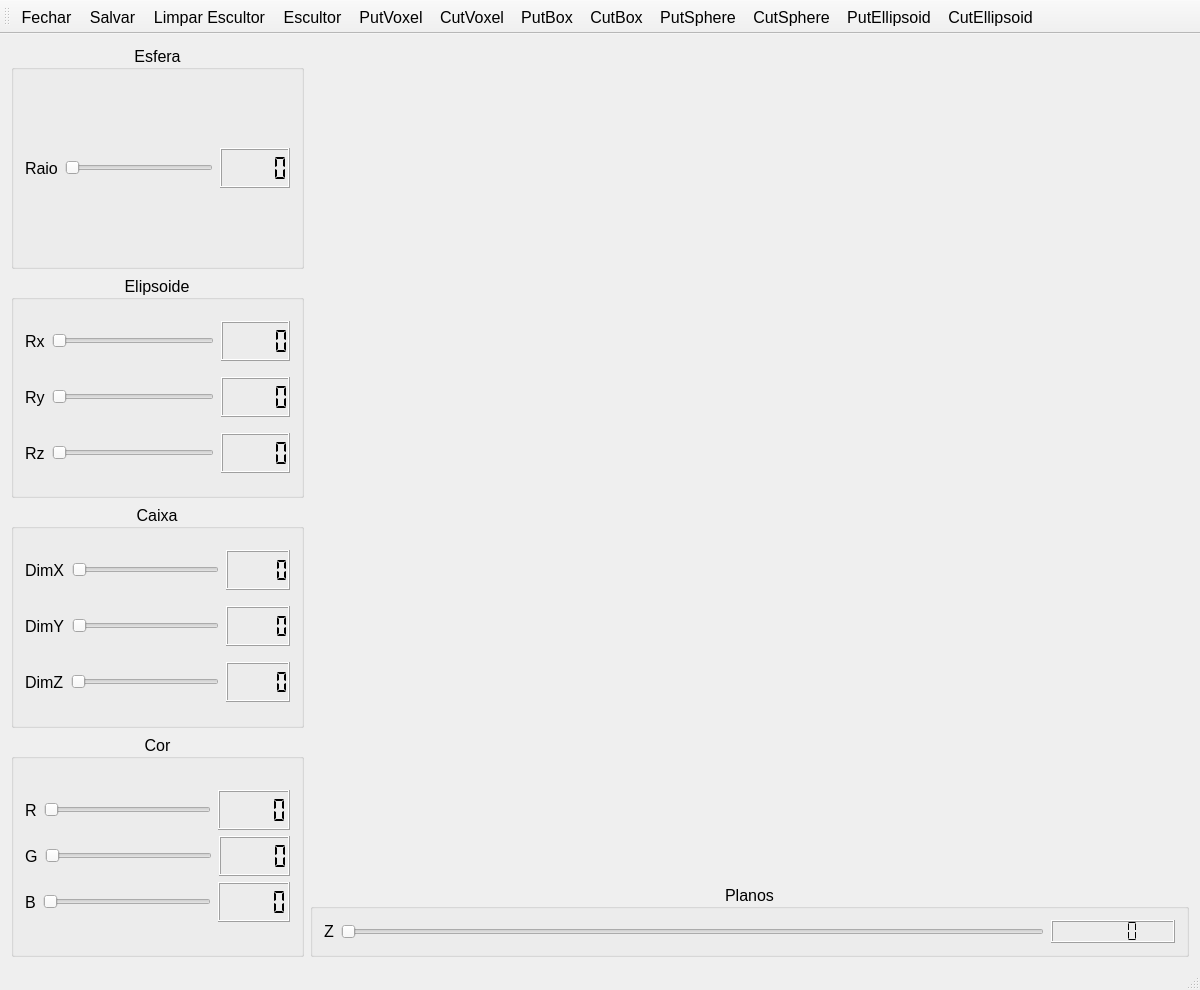
<?xml version="1.0" encoding="UTF-8"?>
<ui version="4.0">
 <class>MainWindow</class>
 <widget class="QMainWindow" name="MainWindow">
  <property name="geometry">
   <rect>
    <x>0</x>
    <y>0</y>
    <width>1200</width>
    <height>990</height>
   </rect>
  </property>
  <property name="sizePolicy">
   <sizepolicy hsizetype="Preferred" vsizetype="Preferred">
    <horstretch>0</horstretch>
    <verstretch>0</verstretch>
   </sizepolicy>
  </property>
  <property name="maximumSize">
   <size>
    <width>16777215</width>
    <height>16777215</height>
   </size>
  </property>
  <property name="contextMenuPolicy">
   <enum>Qt::DefaultContextMenu</enum>
  </property>
  <property name="windowTitle">
   <string>MainWindow</string>
  </property>
  <property name="layoutDirection">
   <enum>Qt::LeftToRight</enum>
  </property>
  <widget class="QWidget" name="centralWidget">
   <property name="maximumSize">
    <size>
     <width>1300</width>
     <height>990</height>
    </size>
   </property>
   <layout class="QHBoxLayout" name="horizontalLayout_8" stretch="25,75">
    <property name="sizeConstraint">
     <enum>QLayout::SetDefaultConstraint</enum>
    </property>
    <item>
     <layout class="QVBoxLayout" name="verticalLayout_8">
      <item>
       <widget class="QGroupBox" name="groupBoxEsfera">
        <property name="font">
         <font>
          <pointsize>12</pointsize>
         </font>
        </property>
        <property name="title">
         <string>Esfera</string>
        </property>
        <property name="alignment">
         <set>Qt::AlignCenter</set>
        </property>
        <property name="flat">
         <bool>false</bool>
        </property>
        <layout class="QVBoxLayout" name="verticalLayout" stretch="0">
         <property name="spacing">
          <number>6</number>
         </property>
         <property name="sizeConstraint">
          <enum>QLayout::SetNoConstraint</enum>
         </property>
         <property name="topMargin">
          <number>50</number>
         </property>
         <property name="bottomMargin">
          <number>50</number>
         </property>
         <item>
          <layout class="QHBoxLayout" name="horizontalLayout" stretch="0,68,32">
           <property name="spacing">
            <number>7</number>
           </property>
           <property name="leftMargin">
            <number>0</number>
           </property>
           <property name="topMargin">
            <number>10</number>
           </property>
           <property name="bottomMargin">
            <number>10</number>
           </property>
           <item>
            <widget class="QLabel" name="label">
             <property name="text">
              <string>Raio</string>
             </property>
            </widget>
           </item>
           <item>
            <widget class="QSlider" name="horizontalRaioEsfera">
             <property name="orientation">
              <enum>Qt::Horizontal</enum>
             </property>
            </widget>
           </item>
           <item>
            <widget class="QLCDNumber" name="lcdNumberRaioEsfera">
             <property name="maximumSize">
              <size>
               <width>80</width>
               <height>40</height>
              </size>
             </property>
             <property name="segmentStyle">
              <enum>QLCDNumber::Flat</enum>
             </property>
            </widget>
           </item>
          </layout>
         </item>
        </layout>
       </widget>
      </item>
      <item>
       <widget class="QGroupBox" name="groupBoxEllipsoid">
        <property name="font">
         <font>
          <pointsize>12</pointsize>
         </font>
        </property>
        <property name="title">
         <string>Elipsoide</string>
        </property>
        <property name="alignment">
         <set>Qt::AlignCenter</set>
        </property>
        <property name="flat">
         <bool>false</bool>
        </property>
        <layout class="QVBoxLayout" name="verticalLayout_2">
         <item>
          <layout class="QHBoxLayout" name="horizontalLayout_2" stretch="0,70,30">
           <property name="spacing">
            <number>7</number>
           </property>
           <item>
            <widget class="QLabel" name="label_2">
             <property name="text">
              <string>Rx</string>
             </property>
            </widget>
           </item>
           <item>
            <widget class="QSlider" name="horizontalRaioXEllipsoid">
             <property name="orientation">
              <enum>Qt::Horizontal</enum>
             </property>
            </widget>
           </item>
           <item>
            <widget class="QLCDNumber" name="lcdNumberRaioXElipse">
             <property name="maximumSize">
              <size>
               <width>80</width>
               <height>40</height>
              </size>
             </property>
             <property name="segmentStyle">
              <enum>QLCDNumber::Flat</enum>
             </property>
            </widget>
           </item>
          </layout>
         </item>
         <item>
          <layout class="QHBoxLayout" name="horizontalLayout_4" stretch="0,70,30">
           <property name="spacing">
            <number>7</number>
           </property>
           <item>
            <widget class="QLabel" name="label_4">
             <property name="text">
              <string>Ry</string>
             </property>
            </widget>
           </item>
           <item>
            <widget class="QSlider" name="horizontalRaioYEllipsoid">
             <property name="orientation">
              <enum>Qt::Horizontal</enum>
             </property>
            </widget>
           </item>
           <item>
            <widget class="QLCDNumber" name="lcdNumberRaioYElipse">
             <property name="maximumSize">
              <size>
               <width>80</width>
               <height>40</height>
              </size>
             </property>
             <property name="segmentStyle">
              <enum>QLCDNumber::Flat</enum>
             </property>
            </widget>
           </item>
          </layout>
         </item>
         <item>
          <layout class="QHBoxLayout" name="horizontalLayout_3" stretch="0,70,30">
           <property name="spacing">
            <number>7</number>
           </property>
           <item>
            <widget class="QLabel" name="label_3">
             <property name="text">
              <string>Rz</string>
             </property>
            </widget>
           </item>
           <item>
            <widget class="QSlider" name="horizontalRaioZEllipsoid">
             <property name="orientation">
              <enum>Qt::Horizontal</enum>
             </property>
            </widget>
           </item>
           <item>
            <widget class="QLCDNumber" name="lcdNumberRaioZElipse">
             <property name="maximumSize">
              <size>
               <width>80</width>
               <height>40</height>
              </size>
             </property>
             <property name="segmentStyle">
              <enum>QLCDNumber::Flat</enum>
             </property>
            </widget>
           </item>
          </layout>
         </item>
        </layout>
       </widget>
      </item>
      <item>
       <widget class="QGroupBox" name="groupBoxCaixa">
        <property name="font">
         <font>
          <pointsize>12</pointsize>
         </font>
        </property>
        <property name="title">
         <string>Caixa</string>
        </property>
        <property name="alignment">
         <set>Qt::AlignCenter</set>
        </property>
        <property name="flat">
         <bool>false</bool>
        </property>
        <layout class="QVBoxLayout" name="verticalLayout_3">
         <item>
          <layout class="QHBoxLayout" name="horizontalLayout_5" stretch="0,70,30">
           <property name="spacing">
            <number>7</number>
           </property>
           <item>
            <widget class="QLabel" name="label_5">
             <property name="text">
              <string>DimX</string>
             </property>
            </widget>
           </item>
           <item>
            <widget class="QSlider" name="horizontalDimXCaixa">
             <property name="orientation">
              <enum>Qt::Horizontal</enum>
             </property>
            </widget>
           </item>
           <item>
            <widget class="QLCDNumber" name="lcdNumberDimXCaixa">
             <property name="maximumSize">
              <size>
               <width>80</width>
               <height>40</height>
              </size>
             </property>
             <property name="segmentStyle">
              <enum>QLCDNumber::Flat</enum>
             </property>
            </widget>
           </item>
          </layout>
         </item>
         <item>
          <layout class="QHBoxLayout" name="horizontalLayout_6" stretch="0,70,30">
           <property name="spacing">
            <number>7</number>
           </property>
           <item>
            <widget class="QLabel" name="label_6">
             <property name="text">
              <string>DimY</string>
             </property>
            </widget>
           </item>
           <item>
            <widget class="QSlider" name="horizontalDimYCaixa">
             <property name="orientation">
              <enum>Qt::Horizontal</enum>
             </property>
            </widget>
           </item>
           <item>
            <widget class="QLCDNumber" name="lcdNumberDimYCaixa">
             <property name="maximumSize">
              <size>
               <width>80</width>
               <height>40</height>
              </size>
             </property>
             <property name="segmentStyle">
              <enum>QLCDNumber::Flat</enum>
             </property>
            </widget>
           </item>
          </layout>
         </item>
         <item>
          <layout class="QHBoxLayout" name="horizontalLayout_7" stretch="0,70,30">
           <property name="spacing">
            <number>7</number>
           </property>
           <item>
            <widget class="QLabel" name="label_7">
             <property name="text">
              <string>DimZ</string>
             </property>
            </widget>
           </item>
           <item>
            <widget class="QSlider" name="horizontalDimZCaixa">
             <property name="orientation">
              <enum>Qt::Horizontal</enum>
             </property>
            </widget>
           </item>
           <item>
            <widget class="QLCDNumber" name="lcdNumberDimZCaixa">
             <property name="maximumSize">
              <size>
               <width>80</width>
               <height>40</height>
              </size>
             </property>
             <property name="segmentStyle">
              <enum>QLCDNumber::Flat</enum>
             </property>
            </widget>
           </item>
          </layout>
         </item>
        </layout>
       </widget>
      </item>
      <item>
       <widget class="QGroupBox" name="groupBoxCor">
        <property name="font">
         <font>
          <pointsize>12</pointsize>
         </font>
        </property>
        <property name="title">
         <string>Cor</string>
        </property>
        <property name="alignment">
         <set>Qt::AlignCenter</set>
        </property>
        <property name="flat">
         <bool>false</bool>
        </property>
        <layout class="QVBoxLayout" name="verticalLayout_9">
         <item>
          <layout class="QVBoxLayout" name="verticalLayout_4">
           <item>
            <layout class="QHBoxLayout" name="horizontalLayout_11" stretch="0,70,30">
             <property name="spacing">
              <number>7</number>
             </property>
             <item>
              <widget class="QLabel" name="label_11">
               <property name="text">
                <string>R</string>
               </property>
              </widget>
             </item>
             <item>
              <widget class="QSlider" name="horizontalR">
               <property name="maximum">
                <number>255</number>
               </property>
               <property name="orientation">
                <enum>Qt::Horizontal</enum>
               </property>
              </widget>
             </item>
             <item>
              <widget class="QLCDNumber" name="lcdNumberR">
               <property name="maximumSize">
                <size>
                 <width>80</width>
                 <height>40</height>
                </size>
               </property>
               <property name="font">
                <font>
                 <family>Ubuntu</family>
                 <pointsize>12</pointsize>
                 <weight>50</weight>
                 <bold>false</bold>
                </font>
               </property>
               <property name="segmentStyle">
                <enum>QLCDNumber::Flat</enum>
               </property>
              </widget>
             </item>
            </layout>
           </item>
           <item>
            <layout class="QHBoxLayout" name="horizontalLayout_12" stretch="0,70,30">
             <property name="spacing">
              <number>7</number>
             </property>
             <item>
              <widget class="QLabel" name="label_12">
               <property name="text">
                <string>G</string>
               </property>
              </widget>
             </item>
             <item>
              <widget class="QSlider" name="horizontalG">
               <property name="maximum">
                <number>255</number>
               </property>
               <property name="orientation">
                <enum>Qt::Horizontal</enum>
               </property>
              </widget>
             </item>
             <item>
              <widget class="QLCDNumber" name="lcdNumberG">
               <property name="maximumSize">
                <size>
                 <width>80</width>
                 <height>40</height>
                </size>
               </property>
               <property name="segmentStyle">
                <enum>QLCDNumber::Flat</enum>
               </property>
              </widget>
             </item>
            </layout>
           </item>
           <item>
            <layout class="QHBoxLayout" name="horizontalLayout_13" stretch="0,70,30">
             <property name="spacing">
              <number>7</number>
             </property>
             <item>
              <widget class="QLabel" name="label_13">
               <property name="text">
                <string>B</string>
               </property>
              </widget>
             </item>
             <item>
              <widget class="QSlider" name="horizontalB">
               <property name="maximum">
                <number>255</number>
               </property>
               <property name="orientation">
                <enum>Qt::Horizontal</enum>
               </property>
              </widget>
             </item>
             <item>
              <widget class="QLCDNumber" name="lcdNumberB">
               <property name="maximumSize">
                <size>
                 <width>80</width>
                 <height>40</height>
                </size>
               </property>
               <property name="segmentStyle">
                <enum>QLCDNumber::Flat</enum>
               </property>
              </widget>
             </item>
            </layout>
           </item>
          </layout>
         </item>
        </layout>
       </widget>
      </item>
     </layout>
    </item>
    <item>
     <layout class="QVBoxLayout" name="verticalLayout_7" stretch="92,8">
      <item>
       <widget class="Plotter" name="widget" native="true">
        <property name="sizePolicy">
         <sizepolicy hsizetype="Preferred" vsizetype="Preferred">
          <horstretch>0</horstretch>
          <verstretch>0</verstretch>
         </sizepolicy>
        </property>
        <property name="maximumSize">
         <size>
          <width>555555</width>
          <height>555555</height>
         </size>
        </property>
        <property name="layoutDirection">
         <enum>Qt::LeftToRight</enum>
        </property>
       </widget>
      </item>
      <item>
       <widget class="QGroupBox" name="groupBoxPlanos">
        <property name="font">
         <font>
          <family>Ubuntu</family>
          <pointsize>12</pointsize>
         </font>
        </property>
        <property name="title">
         <string>Planos</string>
        </property>
        <property name="alignment">
         <set>Qt::AlignCenter</set>
        </property>
        <layout class="QVBoxLayout" name="verticalLayout_6">
         <item>
          <layout class="QVBoxLayout" name="verticalLayout_5">
           <item>
            <layout class="QHBoxLayout" name="horizontalLayout_20" stretch="0,85,15">
             <property name="spacing">
              <number>7</number>
             </property>
             <item>
              <widget class="QLabel" name="label_19">
               <property name="text">
                <string>Z</string>
               </property>
              </widget>
             </item>
             <item>
              <widget class="QSlider" name="horizontalZ">
               <property name="orientation">
                <enum>Qt::Horizontal</enum>
               </property>
              </widget>
             </item>
             <item>
              <widget class="QLCDNumber" name="lcdNumberZ">
               <property name="segmentStyle">
                <enum>QLCDNumber::Flat</enum>
               </property>
              </widget>
             </item>
            </layout>
           </item>
          </layout>
         </item>
        </layout>
       </widget>
      </item>
     </layout>
    </item>
   </layout>
  </widget>
  <widget class="QMenuBar" name="menuBar">
   <property name="geometry">
    <rect>
     <x>0</x>
     <y>0</y>
     <width>1200</width>
     <height>21</height>
    </rect>
   </property>
  </widget>
  <widget class="QToolBar" name="mainToolBar">
   <property name="font">
    <font>
     <pointsize>12</pointsize>
    </font>
   </property>
   <attribute name="toolBarArea">
    <enum>TopToolBarArea</enum>
   </attribute>
   <attribute name="toolBarBreak">
    <bool>false</bool>
   </attribute>
   <addaction name="actionFechar"/>
   <addaction name="actionSalvar"/>
   <addaction name="actionLimpar_Escultor"/>
   <addaction name="actionEscultor"/>
   <addaction name="actionPutVoxel"/>
   <addaction name="actionCutVoxel"/>
   <addaction name="actionPutBox"/>
   <addaction name="actionCutBox"/>
   <addaction name="actionPutSphere"/>
   <addaction name="actionCutSphere"/>
   <addaction name="actionPutEllipsoid"/>
   <addaction name="actionCutEllipsoid"/>
  </widget>
  <widget class="QStatusBar" name="statusBar"/>
  <action name="actionEscultor">
   <property name="text">
    <string>Escultor</string>
   </property>
   <property name="font">
    <font>
     <pointsize>12</pointsize>
    </font>
   </property>
  </action>
  <action name="actionFechar">
   <property name="text">
    <string>Fechar</string>
   </property>
  </action>
  <action name="actionPutVoxel">
   <property name="checkable">
    <bool>true</bool>
   </property>
   <property name="checked">
    <bool>false</bool>
   </property>
   <property name="text">
    <string>PutVoxel</string>
   </property>
  </action>
  <action name="actionCutVoxel">
   <property name="checkable">
    <bool>true</bool>
   </property>
   <property name="text">
    <string>CutVoxel</string>
   </property>
  </action>
  <action name="actionPutBox">
   <property name="checkable">
    <bool>true</bool>
   </property>
   <property name="text">
    <string>PutBox</string>
   </property>
  </action>
  <action name="actionCutBox">
   <property name="checkable">
    <bool>true</bool>
   </property>
   <property name="text">
    <string>CutBox</string>
   </property>
  </action>
  <action name="actionPutSphere">
   <property name="checkable">
    <bool>true</bool>
   </property>
   <property name="text">
    <string>PutSphere</string>
   </property>
  </action>
  <action name="actionCutSphere">
   <property name="checkable">
    <bool>true</bool>
   </property>
   <property name="text">
    <string>CutSphere</string>
   </property>
  </action>
  <action name="actionPutEllipsoid">
   <property name="checkable">
    <bool>true</bool>
   </property>
   <property name="text">
    <string>PutEllipsoid</string>
   </property>
  </action>
  <action name="actionCutEllipsoid">
   <property name="checkable">
    <bool>true</bool>
   </property>
   <property name="text">
    <string>CutEllipsoid</string>
   </property>
  </action>
  <action name="actionSalvar">
   <property name="text">
    <string>Salvar</string>
   </property>
   <property name="toolTip">
    <string>Salva o escultor no formato .off</string>
   </property>
  </action>
  <action name="actionLimpar_Escultor">
   <property name="text">
    <string>Limpar Escultor</string>
   </property>
  </action>
 </widget>
 <layoutdefault spacing="6" margin="11"/>
 <customwidgets>
  <customwidget>
   <class>Plotter</class>
   <extends>QWidget</extends>
   <header>plotter.h</header>
   <container>1</container>
   <slots>
    <slot>alteraCor()</slot>
    <slot>mudaB(int)</slot>
    <slot>mudaG(int)</slot>
    <slot>salvaEscultor()</slot>
    <slot>executaGeomview()</slot>
    <slot>limpaEscultor()</slot>
   </slots>
  </customwidget>
 </customwidgets>
 <resources/>
 <connections>
  <connection>
   <sender>horizontalRaioEsfera</sender>
   <signal>valueChanged(int)</signal>
   <receiver>lcdNumberRaioEsfera</receiver>
   <slot>display(int)</slot>
   <hints>
    <hint type="sourcelabel">
     <x>171</x>
     <y>192</y>
    </hint>
    <hint type="destinationlabel">
     <x>242</x>
     <y>196</y>
    </hint>
   </hints>
  </connection>
  <connection>
   <sender>horizontalRaioXEllipsoid</sender>
   <signal>valueChanged(int)</signal>
   <receiver>lcdNumberRaioXElipse</receiver>
   <slot>display(int)</slot>
   <hints>
    <hint type="sourcelabel">
     <x>171</x>
     <y>318</y>
    </hint>
    <hint type="destinationlabel">
     <x>242</x>
     <y>323</y>
    </hint>
   </hints>
  </connection>
  <connection>
   <sender>horizontalRaioYEllipsoid</sender>
   <signal>valueChanged(int)</signal>
   <receiver>lcdNumberRaioYElipse</receiver>
   <slot>display(int)</slot>
   <hints>
    <hint type="sourcelabel">
     <x>171</x>
     <y>351</y>
    </hint>
    <hint type="destinationlabel">
     <x>242</x>
     <y>356</y>
    </hint>
   </hints>
  </connection>
  <connection>
   <sender>horizontalRaioZEllipsoid</sender>
   <signal>valueChanged(int)</signal>
   <receiver>lcdNumberRaioZElipse</receiver>
   <slot>display(int)</slot>
   <hints>
    <hint type="sourcelabel">
     <x>171</x>
     <y>383</y>
    </hint>
    <hint type="destinationlabel">
     <x>242</x>
     <y>388</y>
    </hint>
   </hints>
  </connection>
  <connection>
   <sender>horizontalDimXCaixa</sender>
   <signal>valueChanged(int)</signal>
   <receiver>lcdNumberDimXCaixa</receiver>
   <slot>display(int)</slot>
   <hints>
    <hint type="sourcelabel">
     <x>171</x>
     <y>460</y>
    </hint>
    <hint type="destinationlabel">
     <x>242</x>
     <y>465</y>
    </hint>
   </hints>
  </connection>
  <connection>
   <sender>horizontalDimYCaixa</sender>
   <signal>valueChanged(int)</signal>
   <receiver>lcdNumberDimYCaixa</receiver>
   <slot>display(int)</slot>
   <hints>
    <hint type="sourcelabel">
     <x>171</x>
     <y>493</y>
    </hint>
    <hint type="destinationlabel">
     <x>242</x>
     <y>498</y>
    </hint>
   </hints>
  </connection>
  <connection>
   <sender>horizontalDimZCaixa</sender>
   <signal>valueChanged(int)</signal>
   <receiver>lcdNumberDimZCaixa</receiver>
   <slot>display(int)</slot>
   <hints>
    <hint type="sourcelabel">
     <x>171</x>
     <y>518</y>
    </hint>
    <hint type="destinationlabel">
     <x>208</x>
     <y>514</y>
    </hint>
   </hints>
  </connection>
  <connection>
   <sender>horizontalR</sender>
   <signal>valueChanged(int)</signal>
   <receiver>lcdNumberR</receiver>
   <slot>display(int)</slot>
   <hints>
    <hint type="sourcelabel">
     <x>155</x>
     <y>596</y>
    </hint>
    <hint type="destinationlabel">
     <x>202</x>
     <y>595</y>
    </hint>
   </hints>
  </connection>
  <connection>
   <sender>horizontalG</sender>
   <signal>valueChanged(int)</signal>
   <receiver>lcdNumberG</receiver>
   <slot>display(int)</slot>
   <hints>
    <hint type="sourcelabel">
     <x>114</x>
     <y>624</y>
    </hint>
    <hint type="destinationlabel">
     <x>197</x>
     <y>629</y>
    </hint>
   </hints>
  </connection>
  <connection>
   <sender>horizontalB</sender>
   <signal>valueChanged(int)</signal>
   <receiver>lcdNumberB</receiver>
   <slot>display(int)</slot>
   <hints>
    <hint type="sourcelabel">
     <x>164</x>
     <y>655</y>
    </hint>
    <hint type="destinationlabel">
     <x>196</x>
     <y>654</y>
    </hint>
   </hints>
  </connection>
  <connection>
   <sender>horizontalZ</sender>
   <signal>valueChanged(int)</signal>
   <receiver>lcdNumberZ</receiver>
   <slot>display(int)</slot>
   <hints>
    <hint type="sourcelabel">
     <x>1067</x>
     <y>692</y>
    </hint>
    <hint type="destinationlabel">
     <x>1112</x>
     <y>692</y>
    </hint>
   </hints>
  </connection>
  <connection>
   <sender>actionFechar</sender>
   <signal>triggered(bool)</signal>
   <receiver>MainWindow</receiver>
   <slot>close()</slot>
   <hints>
    <hint type="sourcelabel">
     <x>-1</x>
     <y>-1</y>
    </hint>
    <hint type="destinationlabel">
     <x>630</x>
     <y>375</y>
    </hint>
   </hints>
  </connection>
  <connection>
   <sender>actionPutVoxel</sender>
   <signal>triggered(bool)</signal>
   <receiver>MainWindow</receiver>
   <slot>capturaAcao(bool)</slot>
   <hints>
    <hint type="sourcelabel">
     <x>-1</x>
     <y>-1</y>
    </hint>
    <hint type="destinationlabel">
     <x>630</x>
     <y>375</y>
    </hint>
   </hints>
  </connection>
  <connection>
   <sender>actionCutVoxel</sender>
   <signal>triggered(bool)</signal>
   <receiver>MainWindow</receiver>
   <slot>capturaAcao(bool)</slot>
   <hints>
    <hint type="sourcelabel">
     <x>-1</x>
     <y>-1</y>
    </hint>
    <hint type="destinationlabel">
     <x>630</x>
     <y>375</y>
    </hint>
   </hints>
  </connection>
  <connection>
   <sender>actionPutBox</sender>
   <signal>triggered(bool)</signal>
   <receiver>MainWindow</receiver>
   <slot>capturaAcao(bool)</slot>
   <hints>
    <hint type="sourcelabel">
     <x>-1</x>
     <y>-1</y>
    </hint>
    <hint type="destinationlabel">
     <x>630</x>
     <y>375</y>
    </hint>
   </hints>
  </connection>
  <connection>
   <sender>actionCutBox</sender>
   <signal>triggered(bool)</signal>
   <receiver>MainWindow</receiver>
   <slot>capturaAcao(bool)</slot>
   <hints>
    <hint type="sourcelabel">
     <x>-1</x>
     <y>-1</y>
    </hint>
    <hint type="destinationlabel">
     <x>630</x>
     <y>375</y>
    </hint>
   </hints>
  </connection>
  <connection>
   <sender>actionPutSphere</sender>
   <signal>triggered(bool)</signal>
   <receiver>MainWindow</receiver>
   <slot>capturaAcao(bool)</slot>
   <hints>
    <hint type="sourcelabel">
     <x>-1</x>
     <y>-1</y>
    </hint>
    <hint type="destinationlabel">
     <x>630</x>
     <y>375</y>
    </hint>
   </hints>
  </connection>
  <connection>
   <sender>actionCutSphere</sender>
   <signal>triggered(bool)</signal>
   <receiver>MainWindow</receiver>
   <slot>capturaAcao(bool)</slot>
   <hints>
    <hint type="sourcelabel">
     <x>-1</x>
     <y>-1</y>
    </hint>
    <hint type="destinationlabel">
     <x>630</x>
     <y>375</y>
    </hint>
   </hints>
  </connection>
  <connection>
   <sender>actionPutEllipsoid</sender>
   <signal>triggered(bool)</signal>
   <receiver>MainWindow</receiver>
   <slot>capturaAcao(bool)</slot>
   <hints>
    <hint type="sourcelabel">
     <x>-1</x>
     <y>-1</y>
    </hint>
    <hint type="destinationlabel">
     <x>630</x>
     <y>375</y>
    </hint>
   </hints>
  </connection>
  <connection>
   <sender>actionCutEllipsoid</sender>
   <signal>triggered(bool)</signal>
   <receiver>MainWindow</receiver>
   <slot>capturaAcao(bool)</slot>
   <hints>
    <hint type="sourcelabel">
     <x>-1</x>
     <y>-1</y>
    </hint>
    <hint type="destinationlabel">
     <x>630</x>
     <y>375</y>
    </hint>
   </hints>
  </connection>
  <connection>
   <sender>horizontalG</sender>
   <signal>valueChanged(int)</signal>
   <receiver>widget</receiver>
   <slot>mudaG(int)</slot>
   <hints>
    <hint type="sourcelabel">
     <x>106</x>
     <y>627</y>
    </hint>
    <hint type="destinationlabel">
     <x>757</x>
     <y>334</y>
    </hint>
   </hints>
  </connection>
  <connection>
   <sender>horizontalB</sender>
   <signal>valueChanged(int)</signal>
   <receiver>widget</receiver>
   <slot>mudaB(int)</slot>
   <hints>
    <hint type="sourcelabel">
     <x>75</x>
     <y>660</y>
    </hint>
    <hint type="destinationlabel">
     <x>400</x>
     <y>419</y>
    </hint>
   </hints>
  </connection>
  <connection>
   <sender>actionSalvar</sender>
   <signal>triggered(bool)</signal>
   <receiver>widget</receiver>
   <slot>salvaEscultor()</slot>
   <hints>
    <hint type="sourcelabel">
     <x>-1</x>
     <y>-1</y>
    </hint>
    <hint type="destinationlabel">
     <x>757</x>
     <y>334</y>
    </hint>
   </hints>
  </connection>
  <connection>
   <sender>actionLimpar_Escultor</sender>
   <signal>triggered(bool)</signal>
   <receiver>widget</receiver>
   <slot>limpaEscultor()</slot>
   <hints>
    <hint type="sourcelabel">
     <x>-1</x>
     <y>-1</y>
    </hint>
    <hint type="destinationlabel">
     <x>749</x>
     <y>463</y>
    </hint>
   </hints>
  </connection>
 </connections>
 <slots>
  <slot>capturaAcao(bool)</slot>
 </slots>
</ui>
